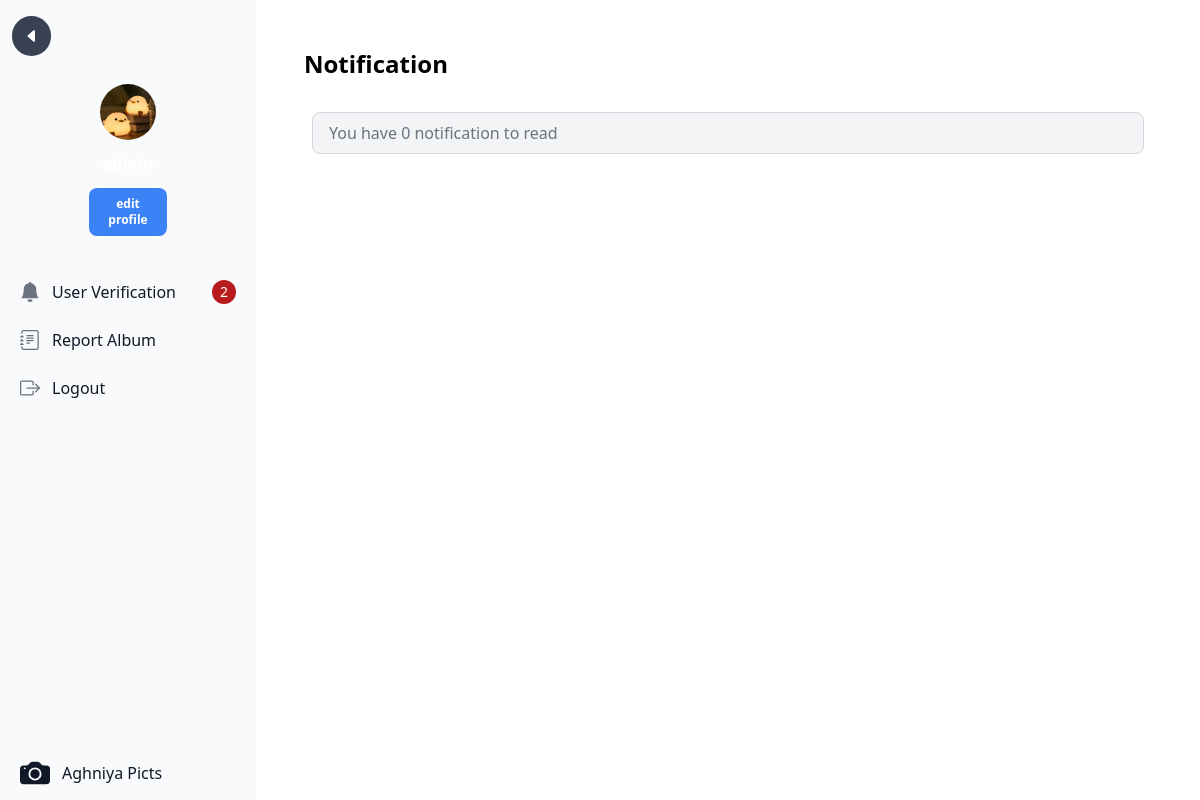
Page /notification.php (signed in) on the earlier database version.
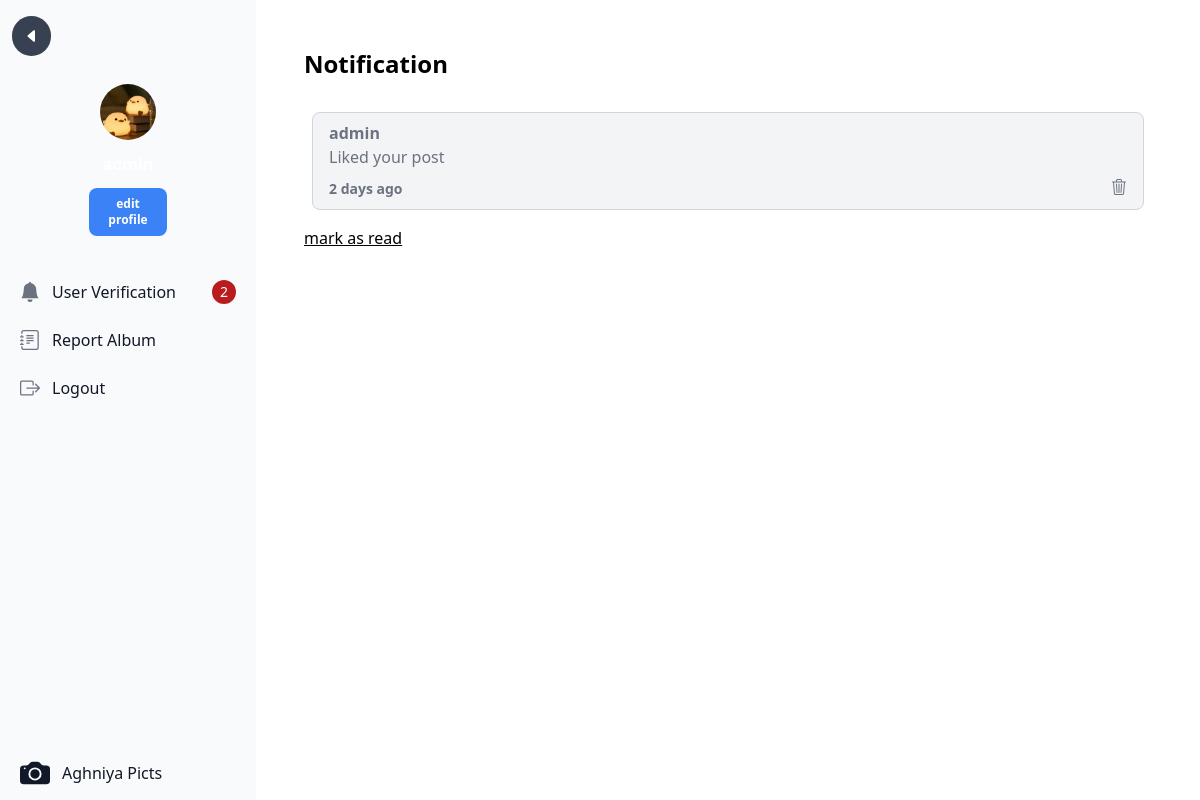
Same page on the later database version.
### tables this page shows
CREATE TABLE `aghniya_user` (
  `aghniya_user_id` int NOT NULL,
  `aghniya_username` varchar(255) NOT NULL,
  `aghniya_password` varchar(225) NOT NULL,
  `aghniya_email` varchar(255) NOT NULL,
  `aghniya_nama_lengkap` varchar(255) NOT NULL,
  `aghniya_alamat` text NOT NULL,
  `aghniya_role_id` int NOT NULL,
  `aghniya_verifikasi` int NOT NULL,
  `aghniya_foto_profile` varchar(255) DEFAULT NULL
);

CREATE TABLE `aghniya_notifikasi` (
  `aghniya_notifikasi_id` int NOT NULL,
  `aghniya_foto_id` int NOT NULL,
  `aghniya_komentar_id` int NOT NULL,
  `aghniya_user_id` int NOT NULL,
  `created_at` date NOT NULL,
  `aghniya_user_photo_id` int NOT NULL,
  `is_read` int NOT NULL,
  `aghniya_like_id` int NOT NULL,
  `is_notif` int NOT NULL,
  `mark_read` int NOT NULL
);

CREATE TABLE `aghniya_like_foto` (
  `aghniya_like_id` int NOT NULL,
  `aghniya_foto_id` int NOT NULL,
  `aghniya_user_id` int NOT NULL,
  `aghniya_tanggal_like` date NOT NULL
);

### notification.php (the view, shortened to what the changed rows need)
<?php
include "connection.php";
if (isset($_SESSION['aghniya_username'])) {
    function timeAgo($timestamp) {
        $time_ago = strtotime($timestamp);
        $current_time = time();
        $time_difference = $current_time - $time_ago;
        $seconds = $time_difference;
        $minutes      = round($seconds / 60);
        $hours        = round($seconds / 3600);
        $days         = round($seconds / 86400);
        $weeks        = round($seconds / 604800);
        $months       = round($seconds / 2629440);
        $years        = round($seconds / 31553280);
        if ($seconds <= 60) {
            return "Just Now";
        } else if ($minutes <= 60) {
            if ($minutes == 1) {
                return "one minute ago";
            } else {
                return "$minutes minutes ago";
            }
        } else if ($hours <= 24) {
            if ($hours == 1) {
                return "an hour ago";
            } else {
                return "$hours hours ago";
            }
        } else if ($days <= 7) {
            if ($days == 1) {
                return "yesterday";
            } else {
                return "$days days ago";
            }
        } else if ($weeks <= 4.3) {
            if ($weeks == 1) {
                return "a week ago";
            } else {
                return "$weeks weeks ago";
            }
        } else if ($months <= 12) {
            if ($months == 1) {
                return "a month ago";
            } else {
                return "$months months ago";
            }
        } else {
            if ($years == 1) {
                return "one year ago";
            } else {
                return "$years years ago";
            }
        }
    }
}
?>
<!DOCTYPE html>
<html lang="en">
<head>
    <link href="./src/output.css" rel="stylesheet">
</head>
<body>
    <?php
        if (isset($_SESSION['aghniya_username'])) {
        include "sidebar.php";
    ?>
        <div class="p-4 sm:p-12 sm:ml-64">
            <div class="text-2xl font-semibold mb-8">
                Notification
            </div>
            <?php if($total > 0): ?>
            <?php while ($data = mysqli_fetch_assoc($sql)){?>
                <div class="flex flex-col  text-normal border border-gray-300 rounded-lg px-4 py-2 mx-2 my-3 text-gray-500 bg-gray-100 break-words">
                    <div class="font-bold mr-3"><?=$data['aghniya_username']?></div>
                    <div class="mr-1">
                        <?php if($data['aghniya_komentar_id'] != 0 ): ?>
                            Commented on your post:
                            <div class="font-normal break-words">"<?=$data['aghniya_isi_komentar']?>"</div>
                        <?php elseif($data['aghniya_like_id'] != 0 ): ?>
                            Liked your post
                        <?php endif; ?>
                    </div>
                    <div class="font-normal text-right w-full mt-2">
                        <div class="flex justify-between items-center">
                            <div class="text-sm font-semibold">
                                <?php
                                if($data['aghniya_komentar_id'] != 0 && !empty($data['aghniya_tanggal_komentar'])) {
                                    echo timeAgo($data['aghniya_tanggal_komentar']);
                                } elseif($data['aghniya_like_id'] != 0 && !empty($data['aghniya_tanggal_like'])) {
                                    echo timeAgo($data['aghniya_tanggal_like']);
                                }
                                ?>
                            </div>
                            <form action="cek_notification.php" method="POST">
                                <button type="submit" name="trash" id="trash" class="ml-3">
                                </button>
                            </form>
                        </div>
                    </div>
                </div>
            <?php } ?>
            <form action="notification.php" method="POST" class="mt-4">
                <button type="submit" name="read" class="underline hover:text-blue-700">mark as read</button>
            </form>
            <?php else: ?>
                <div class="flex text-normal border border-gray-300 rounded-lg px-4 py-2 mx-2 my-3 text-gray-500 bg-gray-100 break-words">You have 0 notification to read</div>
            <?php endif; ?>
        </div>
    <?php } ?>
</body>
</html>

### sidebar.php (shortened to what the changed rows need)
<?php
include "connection.php";
?>
<?php
    $users = $_SESSION['aghniya_user_id'];
    $sql = mysqli_query($conn, "SELECT aghniya_notifikasi.*, aghniya_user.*, aghniya_komentar_foto.*, aghniya_like_foto.*
        FROM aghniya_notifikasi
        LEFT JOIN aghniya_komentar_foto ON aghniya_notifikasi.aghniya_komentar_id = aghniya_komentar_foto.aghniya_komentar_id
        LEFT JOIN aghniya_user ON aghniya_notifikasi.aghniya_user_id = aghniya_user.aghniya_user_id
        LEFT JOIN aghniya_like_foto ON aghniya_notifikasi.aghniya_like_id = aghniya_like_foto.aghniya_like_id
        WHERE aghniya_notifikasi.aghniya_user_photo_id = $users");
    $total = mysqli_num_rows($sql);
    $sql2 = mysqli_query($conn, "SELECT aghniya_foto_profile FROM aghniya_user WHERE aghniya_user_id = $users");
?>
<!DOCTYPE html>
<html lang="en">
<head>
    <link href="./src/output.css" rel="stylesheet">
</head>
<body>
<?php if ($_SESSION['aghniya_role_id'] == 1){ ?>
    <aside id="default-sidebar" class="fixed top-0 left-0 z-40 w-64 h-screen transition-transform -translate-x-full sm:translate-x-0" aria-label="Sidebar">
        <div class="h-full px-3 py-4 overflow-y-auto bg-gray-50 dark:bg-gray-800">
            <div class="my-5 text-white mb-8">
                <div class="flex items-center justify-center">
                    <div class="w-14 my-2">
                        <?php while ($data = mysqli_fetch_array($sql2)):
                            if ($data['aghniya_foto_profile'] == NULL): ?>
                                <img src="public/anonim.jpg" class="rounded-full" alt="">
                            <?php else: ?>
                                <img src="<?=$data['aghniya_foto_profile']?>" class="rounded-full w-14 h-14" alt="">
                            <?php endif; ?>
                        <?php endwhile; ?>
                    </div>
                </div>
            </div>
    </div>
    </aside>
<?php } ?>
</body>
</html>

Differences in the rows shown:
added aghniya_notifikasi: aghniya_user.aghniya_username "admin", aghniya_like.aghniya_tanggal_like "2 days ago"
Other differences:
text no longer shown: "You have 0 notification to read"
text now shown: "mark as read"
